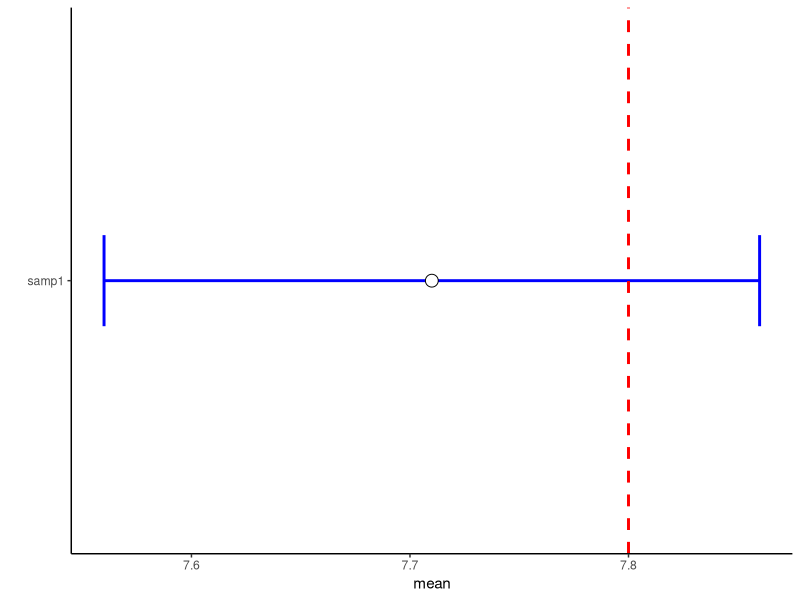
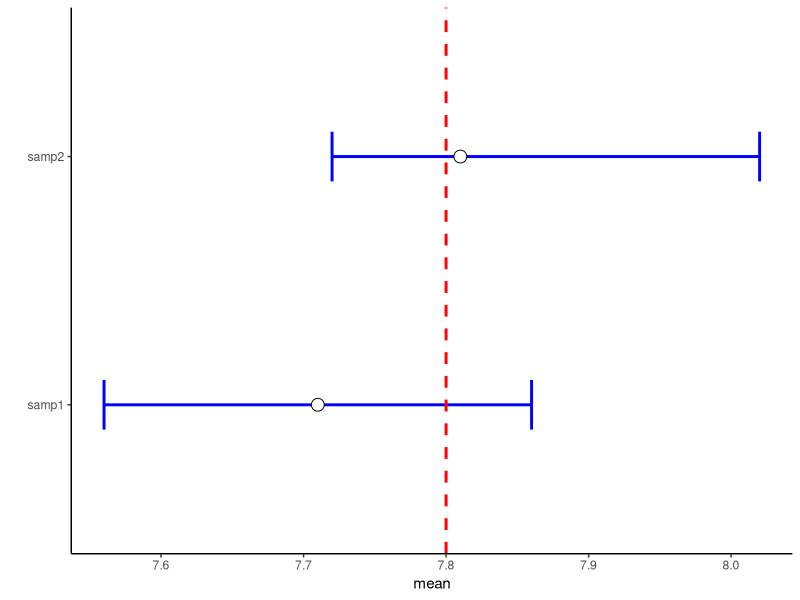
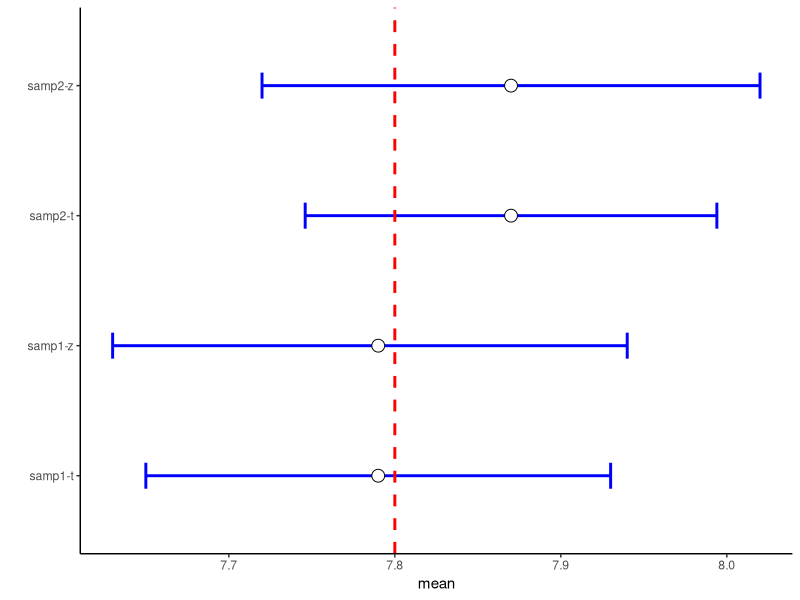
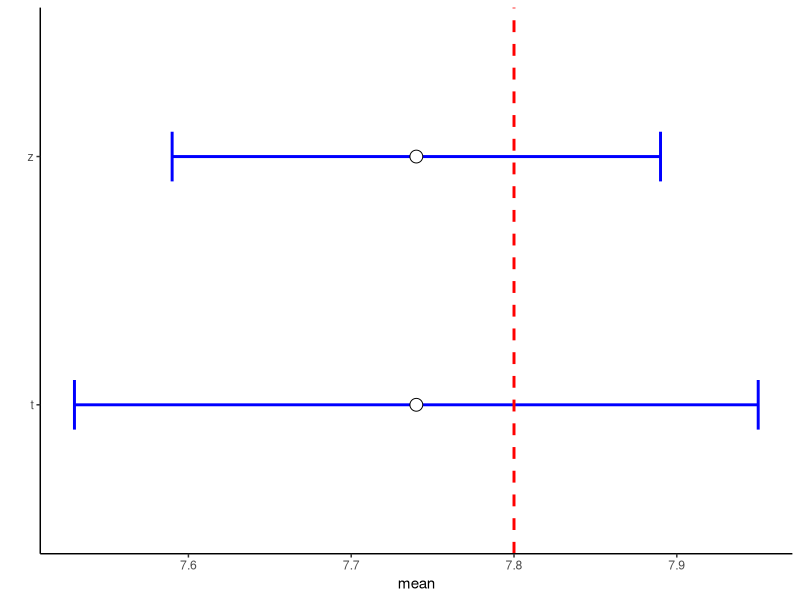

These charts were generated, in order, by the following R code:

# CI 1

d <- data.frame(id = "samp1", mean = 7.71, upper = 7.56, lower = 7.86)

library(tidyverse)

ggplot() + 
  geom_errorbar(data=d, mapping=aes(x=id, ymin=upper, ymax=lower), width=0.2, size=1, color="blue") + 
  geom_point(data=d, mapping=aes(x=id, y=mean), size=4, shape=21, fill="white") +
  geom_hline(yintercept = 7.8, color = 'red', lwd=1, lty=2) +
  coord_flip() +
  xlab("") +
  theme_classic()


# CI 2

d <- data.frame(id = c("samp1","samp2"), mean = c(7.71,7.81), upper = c(7.86,8.02), lower = c(7.56,7.72))

library(tidyverse)

ggplot() + 
  geom_errorbar(data=d, mapping=aes(x=id, ymin=upper, ymax=lower), width=0.2, size=1, color="blue") + 
  geom_point(data=d, mapping=aes(x=id, y=mean), size=4, shape=21, fill="white") +
  geom_hline(yintercept = 7.8, color = 'red', lwd=1, lty=2) +
  coord_flip() +
  xlab("") +
  theme_classic()




# CI 3

d <- data.frame(id = c("samp1-z","samp1-t","samp2-z","samp2-t"), 
                mean = c(7.79,7.79,7.87,7.87), 
                upper = c(7.94,7.93,8.02,7.994), 
                lower = c(7.63,7.65,7.72,7.746))

library(tidyverse)

ggplot() + 
  geom_errorbar(data=d, mapping=aes(x=id, ymin=upper, ymax=lower), width=0.2, size=1, color="blue") + 
  geom_point(data=d, mapping=aes(x=id, y=mean), size=4, shape=21, fill="white") +
  geom_hline(yintercept = 7.8, color = 'red', lwd=1, lty=2) +
  coord_flip() +
  xlab("") +
  theme_classic()



# CI 4

d <- data.frame(id = c("t","z"), mean = c(7.74,7.74), 
                upper = c(7.95,7.89), lower = c(7.53,7.59))

library(tidyverse)

ggplot() + 
  geom_errorbar(data=d, mapping=aes(x=id, ymin=upper, ymax=lower), width=0.2, size=1, color="blue") + 
  geom_point(data=d, mapping=aes(x=id, y=mean), size=4, shape=21, fill="white") +
  geom_hline(yintercept = 7.8, color = 'red', lwd=1, lty=2) +
  coord_flip() +
  xlab("") +
  theme_classic()


